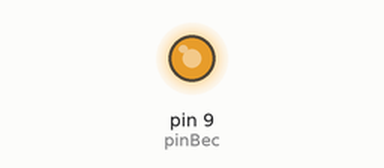
Simulated run of this sketch. Board: Arduino Uno, built with avr-gcc and run on an emulated ATmega328P. Shown: output pins drawn as LEDs (lit = HIGH). What the sketch prints to the serial monitor is not drawn.

Above: at 0.1 s.
Timing chart, 0 to 129.5 s (numbered marks = the images above):
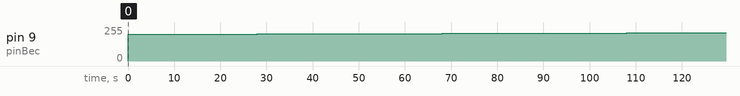

The sketch:

test_calc_pid.ino
```cpp
#define pinBec 9
float Kp = 20;
float Ki = 0.01;
float Kd = 0.01;
int suma_erori = 0;
int dt=1;
int derivativa;
int eroare_anterioara;

int PID_Output_Calculate(void)
{
  int TSet = 50;        //  --> temepratura la care dorim sa ajungem
  int T_Current = 40;   //  --> temperatura curenta citita de la senzor
  int eroare;           //  --> diferenta dintre temperatura dorita si temperatura curenta
  int output;           //  --> pmw?

  eroare = TSet - T_Current;

  suma_erori = suma_erori + eroare*dt;
  derivativa = (eroare - eroare_anterioara)/dt;

  output = Kp * eroare + Ki * suma_erori + Kd * derivativa;

  eroare = eroare_anterioara;

  if(output > 255)
  {
    output = 255;
  }
  else if(output < 0)
  {
    output = 0;
  }
  Serial.print(output);
  Serial.print("\n");
  return output;
}

void setup() {
  Serial.begin(9600);
  pinMode(pinBec, OUTPUT);

}

void loop() {
//   uptime=millis()/1000;

    analogWrite(pinBec, PID_Output_Calculate());

    delay(1000);

}
```

Measured:
- by itself, pin 9 (pinBec): moves from 0/255 to 213/255 over 128 s
